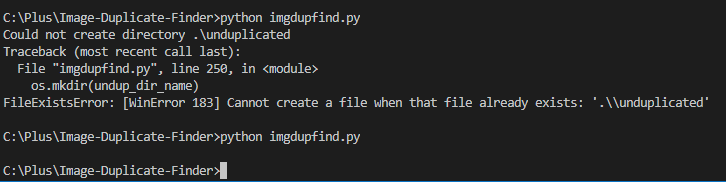
#> input picture images/error.png, 726 x 182 px
$ python -i imgdupfind.py   (imports and definitions only)
#> lines starting #> are read from the running program, lines starting #| are printed output that depends on the picture
#!/usr/bin/python

#    Copyright 2012, Caelyn McAulay

#    This program is free software: you can redistribute it and/or modify
#    it under the terms of the GNU General Public License as published by
#    the Free Software Foundation, either version 3 of the License, or
#    (at your option) any later version.

#    This program is distributed in the hope that it will be useful,
#    but WITHOUT ANY WARRANTY; without even the implied warranty of
#    MERCHANTABILITY or FITNESS FOR A PARTICULAR PURPOSE.  See the
#    GNU General Public License for more details.

#    You should have received a copy of the GNU General Public License
#    along with this program.  If not, see <http://www.gnu.org/licenses/>.

from PIL import Image
from pytesseract import image_to_string
import os
from shutil import copy2, move
from optparse import OptionParser

class Logger(object):
	ERROR = 0
	WARNING = 1
	INFO = 2
	DEBUG = 3

	def __init__(self, log_level):
		self.log_level = self.log_level_value(log_level)

	def log_level_value(self, log_level):
		if log_level == "error":
			return self.ERROR
		elif log_level == "warning":
			return self.WARNING
		elif log_level == "info":
			return self.INFO
		elif log_level == "debug":
			return self.DEBUG
		else:
			#this should be handed off to the logger with a level of 'error'; but since this may have happened while we were creating the logger....
			exception_message = "Invalid input to log_level_value function: %s" % log_level
			raise Exception(exception_message)

	def log(self, message_log_level, message):
		raise NotImplementedError("Calling the log function of AbstractLogger.")

	def close(self):
		#only needed by loggers with filehandlers
		return

class NullLogger(Logger):
	def log(self, message_log_level, message):
		#do nothing with the message, this *is* the null logger
		return

class ScreenLogger(Logger):
	def log(self, message_log_level, message):
		if self.log_level >= message_log_level:
			print (message)

class FileLogger(Logger):
	def __init__(self, log_level, file_name):
		self.log_level = self.log_level_value(log_level)
		self.file_handler = open(file_name,'w')

	def log(self, message_log_level, message):
		if self.log_level >= message_log_level:
			self.file_handler.write(message+'\n')


	def close(self):
		self.file_handler.close()

def image_hash(im):
	global size
	new_size = size,size

	im = im.resize(new_size)

	if im.mode != "L" and im.mode != "RGB":
		im = im.convert("RGB")
	im = im.convert("1")

	num = 0

	for i in list(im.getdata()):
		num *= 2
		if i != 0:
			num += 1

	return num


parser = OptionParser()

# [19 lines not run here, left out]

# [1 line that did not run here, left out]
# [1 line that did not run here, left out]
# [1 line that did not run here, left out]

#Normalizing case. Please don't run this in Turkish.
# [1 line that did not run here, left out]

# [3 lines not run here, left out]


# [7 lines that did not run here, left out]

# [6 lines not run here, left out]

try:
	files_to_open = os.listdir(input_dir_name)
except OSError:
	logger.log(logger.ERROR, "could not list directories in %s " % (input_dir_name))
	raise

cur_dict = {}
dup_dict = {}

# [52 lines not run here, left out]


dir_names = ['unduplicated']
unique_name_counter = 0

# [33 lines not run here, left out]

# [1 line that did not run here, left out]

# [19 lines not run here, left out]


>>> import cv2
>>> picture = cv2.imread('images/error.png', cv2.IMREAD_GRAYSCALE)
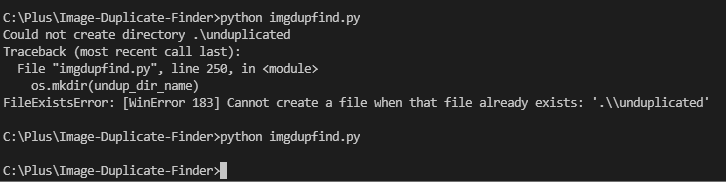
#> picture: shape (182, 726); min 29, max 198, mean 39.6
#> (the run stopped early here; a loop or call above may not have finished)
